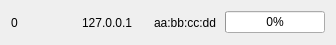
<?xml version="1.0" encoding="UTF-8"?>
<ui version="4.0">
 <class>Item</class>
 <widget class="QWidget" name="Item">
  <property name="geometry">
   <rect>
    <x>0</x>
    <y>0</y>
    <width>336</width>
    <height>45</height>
   </rect>
  </property>
  <property name="windowTitle">
   <string>Form</string>
  </property>
  <layout class="QHBoxLayout" name="horizontalLayout">
   <item>
    <widget class="QLabel" name="index_label">
     <property name="maximumSize">
      <size>
       <width>16777215</width>
       <height>16777215</height>
      </size>
     </property>
     <property name="text">
      <string>0</string>
     </property>
    </widget>
   </item>
   <item>
    <widget class="QLabel" name="ip_label">
     <property name="text">
      <string>127.0.0.1</string>
     </property>
    </widget>
   </item>
   <item>
    <widget class="QLabel" name="mac_label">
     <property name="text">
      <string>aa:bb:cc:dd</string>
     </property>
    </widget>
   </item>
   <item>
    <widget class="QProgressBar" name="download_bar">
     <property name="maximumSize">
      <size>
       <width>100</width>
       <height>16777215</height>
      </size>
     </property>
     <property name="value">
      <number>0</number>
     </property>
    </widget>
   </item>
  </layout>
 </widget>
 <resources/>
 <connections/>
</ui>
